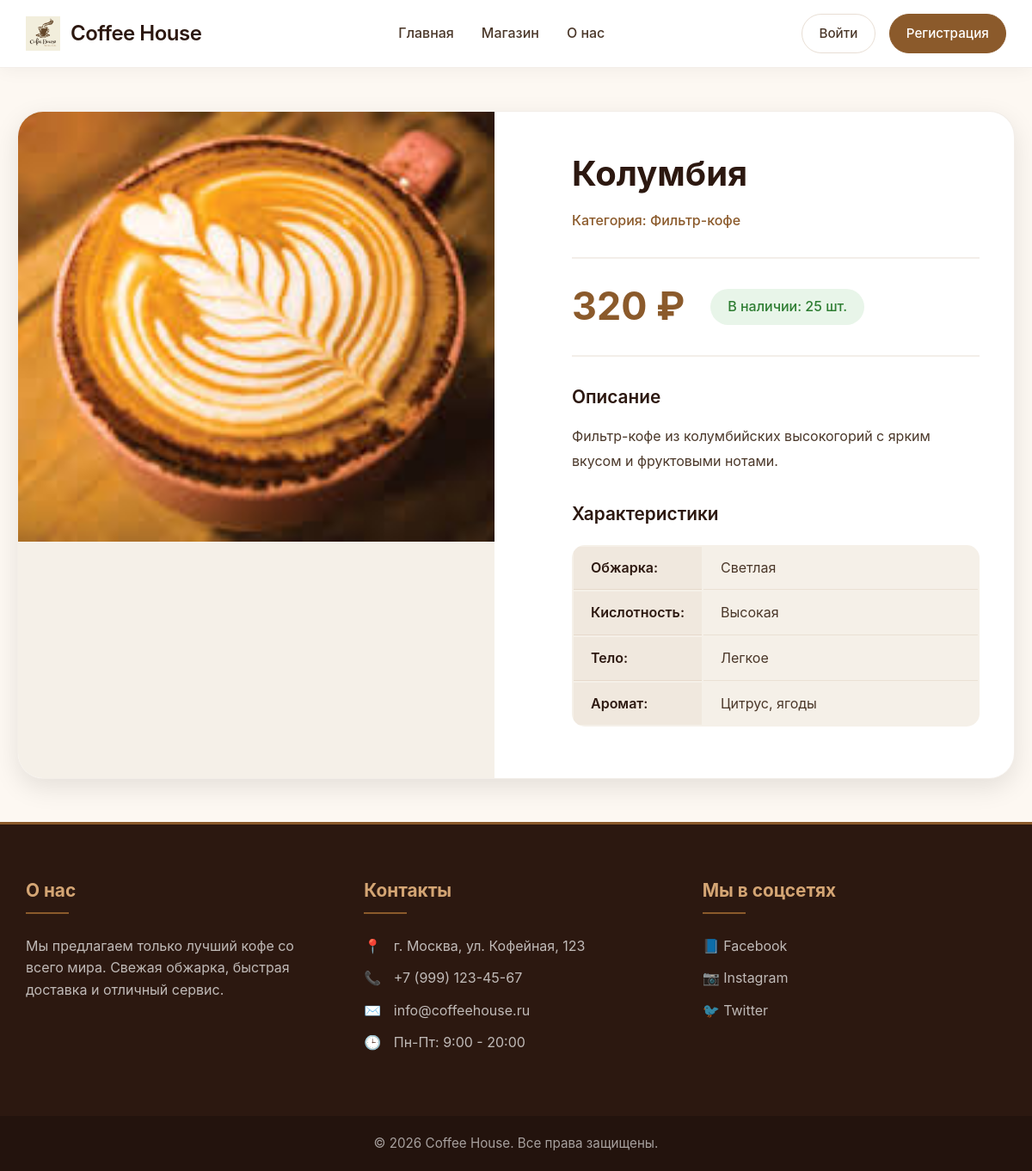
The app's page /product.php?id=3 with its own data.
### tables this page shows
CREATE TABLE products (
    id INT AUTO_INCREMENT PRIMARY KEY,
    category_id INT,
    name VARCHAR(100) NOT NULL,
    description TEXT,
    full_description TEXT,
    price DECIMAL(10, 2) NOT NULL,
    image VARCHAR(255),
    stock INT DEFAULT 0,
    characteristics JSON,
    created_at TIMESTAMP DEFAULT CURRENT_TIMESTAMP,
    FOREIGN KEY (category_id) REFERENCES categories(id)
);

CREATE TABLE categories (
    id INT AUTO_INCREMENT PRIMARY KEY,
    name VARCHAR(50) NOT NULL,
    description TEXT
);

### product.php (the view, shortened to what this page needs)
<?php
include 'includes/header.php';
$product_id = isset($_GET['id']) ? (int)$_GET['id'] : 0;
$query = "SELECT p.*, c.name as category_name FROM products p
          LEFT JOIN categories c ON p.category_id = c.id
          WHERE p.id = $product_id";
$result = mysqli_query($conn, $query);
$product = mysqli_fetch_assoc($result);
$characteristics = json_decode($product['characteristics'], true);
?>
<div class="product-detail">
    <div class="product-detail-container">
        <div class="product-gallery">
            <div class="main-image">
                <img src="assets/images/products/<?php echo $product['image']; ?>" alt="<?php echo $product['name']; ?>">
            </div>
        </div>
        <div class="product-info">
            <h1><?php echo $product['name']; ?></h1>
            <p class="product-category">Категория: <?php echo $product['category_name']; ?></p>
            <div class="product-price-section">
                <span class="product-price-large"><?php echo number_format($product['price'], 0, '', ' '); ?> ₽</span>
                <span class="product-stock <?php echo $product['stock'] > 0 ? 'in-stock' : 'out-of-stock'; ?>">
                    <?php echo $product['stock'] > 0 ? 'В наличии: ' . $product['stock'] . ' шт.' : 'Нет в наличии'; ?>
                </span>
            </div>
            <div class="product-description-full">
                <h3>Описание</h3>
                <p><?php echo $product['full_description']; ?></p>
            </div>
            <?php if (!empty($characteristics)): ?>
            <div class="product-characteristics">
                <h3>Характеристики</h3>
                <table class="characteristics-table">
                    <?php foreach ($characteristics as $key => $value): ?>
                    <tr>
                        <td><?php echo $key; ?>:</td>
                        <td><?php echo $value; ?></td>
                    </tr>
                    <?php endforeach; ?>
                </table>
            </div>
            <?php endif; ?>
        </div>
    </div>
</div>
<?php include 'includes/footer.php'; ?>

### assets/css/style.css (style rules this page uses)
* { margin: 0; padding: 0; box-sizing: border-box; }
:root { --primary: #8B5A2B; --primary-dark: #6B3F1F; --secondary: #D4A574; --dark: #2C1810; --light: #FDF8F2; --gray: #F5F0E8; --text: #4A3729; --text-light: #7E6B5C; --white: #FFFFFF; --shadow: 0 10px 30px rgba(0,0,0,0.1); --shadow-hover: 0 20px 40px rgba(139, 90, 43, 0.15); }
body { font-family: 'Inter', sans-serif; color: var(--text); background: var(--light); line-height: 1.6; min-height: 100vh; display: flex; flex-direction: column; }
.product-info { padding: 20px; }
.product-info h3 { font-size: 1.2rem; margin-bottom: 8px; color: var(--dark); font-weight: 600; }
.product-detail { max-width: 1200px; margin: 50px auto; padding: 0 20px; }
.product-detail-container { display: grid; grid-template-columns: 1fr 1fr; gap: 50px; background: var(--white); border-radius: 30px; overflow: hidden; box-shadow: var(--shadow); border: 1px solid rgba(139, 90, 43, 0.1); }
.product-gallery { background: var(--gray); }
.main-image img { width: 100%; height: 500px; object-fit: cover; }
.product-info { padding: 40px; }
.product-info h1 { font-size: 2.5rem; margin-bottom: 10px; color: var(--dark); font-weight: 700; }
.product-category { color: var(--primary); font-weight: 500; margin-bottom: 20px; }
.product-price-section { display: flex; align-items: center; gap: 30px; margin: 30px 0; padding: 20px 0; border-top: 2px solid rgba(139, 90, 43, 0.1); border-bottom: 2px solid rgba(139, 90, 43, 0.1); }
.product-price-large { font-size: 2.8rem; font-weight: 700; color: var(--primary); }
.product-stock { padding: 8px 20px; border-radius: 50px; font-weight: 500; }
.in-stock { background: #e8f5e9; color: #2e7d32; }
.product-description-full { margin: 30px 0; }
.product-description-full h3, .product-characteristics h3 { font-size: 1.3rem; margin-bottom: 15px; color: var(--dark); }
.product-description-full p { line-height: 1.8; color: var(--text); }
.characteristics-table { width: 100%; background: var(--gray); border-radius: 15px; overflow: hidden; margin: 20px 0; }
.characteristics-table td { padding: 12px 20px; border-bottom: 1px solid rgba(139, 90, 43, 0.1); }
.characteristics-table tr:last-child td { border-bottom: none; }
.characteristics-table td:first-child { font-weight: 600; color: var(--dark); background: rgba(139, 90, 43, 0.05); width: 140px; }

### records on screen
products: image (picture), name "Колумбия", category.name "Фильтр-кофе", price "320", stock "25", full_description "Фильтр-кофе из колумбийских высокогорий с ярким вкусом и фруктовыми нотами.", characteristics "Светлая", characteristics "Высокая", characteristics "Легкое", characteristics "Цитрус, ягоды"

### other values on screen
$key "Обжарка"
$key "Кислотность"
$key "Тело"
$key "Аромат"
